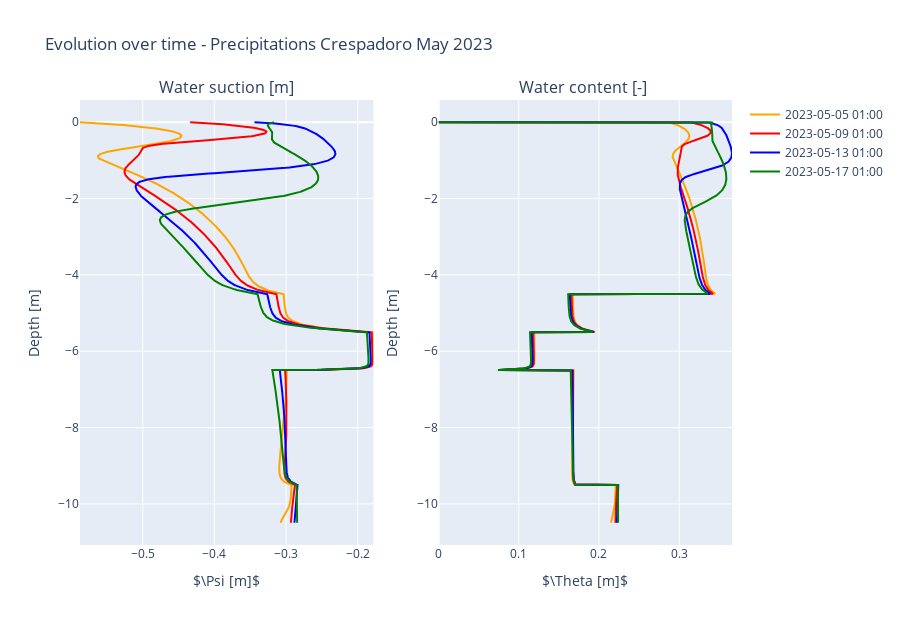

The cell this chart's notebook holds for it:
### Code cell
ds1Date = ['2023-05-05 01:00','2023-05-09 01:00','2023-05-13 01:00','2023-05-17 01:00']

fig =make_subplots(1,2, subplot_titles=('Water suction [m]','Water content [-] '))
for i in range (0,len(myDepth)):
    fig.add_trace(go.Scatter(x=ds1.psi.sel(time=ds1Date[i]),  y=ds1.depth,
                             mode='lines',marker_color = colors[i], showlegend = True,name = ds1Date[i]), row=1, col=1)
    fig.add_trace(go.Scatter(x=ds1.theta.sel(time=ds1Date[i]),  y=ds1.depth,
                             mode='lines',marker_color = colors[i], showlegend = False,name = ds1Date[i]), row=1, col=2)

fig.update_layout(title= 'Evolution over time - Precipitations Crespadoro May 2023')
fig.update_layout(autosize=False,width=900,height=625)
fig.update_xaxes(title_text="$\\Psi [m]$", row=1, col=1)
fig.update_yaxes(title_text="Depth [m]", row=1, col=1)
fig.update_xaxes(title_text="$\\Theta [m]$", row=1, col=2)
fig.update_yaxes(title_text="Depth [m]", row=1, col=2)


#fig.update_layout(xaxis_title="$\\Psi [m]$", yaxis_title= "$Depth [m]$")
fig.show()

### Figure 1 — Plotly figure (JSON) as saved in the notebook; plotly's stock layout.template omitted (floating-point values rounded to 4 significant figures; data arrays with more than 128 entries replaced by an {"elided": "..."} marker saying what was removed)
{"data": [{"marker": {"color": "orange"}, "mode": "lines", "name": "2023-05-05 01:00", "showlegend": true, "type": "scatter", "x": {"elided": "1051 float values"}, "xaxis": "x", "y": {"elided": "1051 float values"}, "yaxis": "y"}, {"marker": {"color": "orange"}, "mode": "lines", "name": "2023-05-05 01:00", "showlegend": false, "type": "scatter", "x": {"elided": "1051 float values"}, "xaxis": "x2", "y": {"elided": "1051 float values"}, "yaxis": "y2"}, {"marker": {"color": "red"}, "mode": "lines", "name": "2023-05-09 01:00", "showlegend": true, "type": "scatter", "x": {"elided": "1051 float values"}, "xaxis": "x", "y": {"elided": "1051 float values"}, "yaxis": "y"}, {"marker": {"color": "red"}, "mode": "lines", "name": "2023-05-09 01:00", "showlegend": false, "type": "scatter", "x": {"elided": "1051 float values"}, "xaxis": "x2", "y": {"elided": "1051 float values"}, "yaxis": "y2"}, {"marker": {"color": "blue"}, "mode": "lines", "name": "2023-05-13 01:00", "showlegend": true, "type": "scatter", "x": {"elided": "1051 float values"}, "xaxis": "x", "y": {"elided": "1051 float values"}, "yaxis": "y"}, {"marker": {"color": "blue"}, "mode": "lines", "name": "2023-05-13 01:00", "showlegend": false, "type": "scatter", "x": {"elided": "1051 float values"}, "xaxis": "x2", "y": {"elided": "1051 float values"}, "yaxis": "y2"}, {"marker": {"color": "green"}, "mode": "lines", "name": "2023-05-17 01:00", "showlegend": true, "type": "scatter", "x": {"elided": "1051 float values"}, "xaxis": "x", "y": {"elided": "1051 float values"}, "yaxis": "y"}, {"marker": {"color": "green"}, "mode": "lines", "name": "2023-05-17 01:00", "showlegend": false, "type": "scatter", "x": {"elided": "1051 float values"}, "xaxis": "x2", "y": {"elided": "1051 float values"}, "yaxis": "y2"}], "layout": {"annotations": [{"font": {"size": 16}, "showarrow": false, "text": "Water suction [m]", "x": 0.225, "xanchor": "center", "xref": "paper", "y": 1, "yanchor": "bottom", "yref": "paper"}, {"font": {"size": 16}, "showarrow": false, "text": "Water content [-] ", "x": 0.775, "xanchor": "center", "xref": "paper", "y": 1, "yanchor": "bottom", "yref": "paper"}], "autosize": false, "height": 625, "title": {"text": "Evolution over time - Precipitations Crespadoro May 2023"}, "width": 900, "xaxis": {"anchor": "y", "autorange": true, "domain": [0, 0.45], "range": [-0.5876, -0.1782], "title": {"text": "$\\Psi [m]$"}, "type": "linear"}, "xaxis2": {"anchor": "y2", "autorange": true, "domain": [0.55, 1], "range": [0, 0.3659], "title": {"text": "$\\Theta [m]$"}, "type": "linear"}, "yaxis": {"anchor": "x", "autorange": true, "domain": [0, 1], "range": [-11.08, 0.5831], "title": {"text": "Depth [m]"}, "type": "linear"}, "yaxis2": {"anchor": "x2", "autorange": true, "domain": [0, 1], "range": [-11.08, 0.5831], "title": {"text": "Depth [m]"}, "type": "linear"}}}
